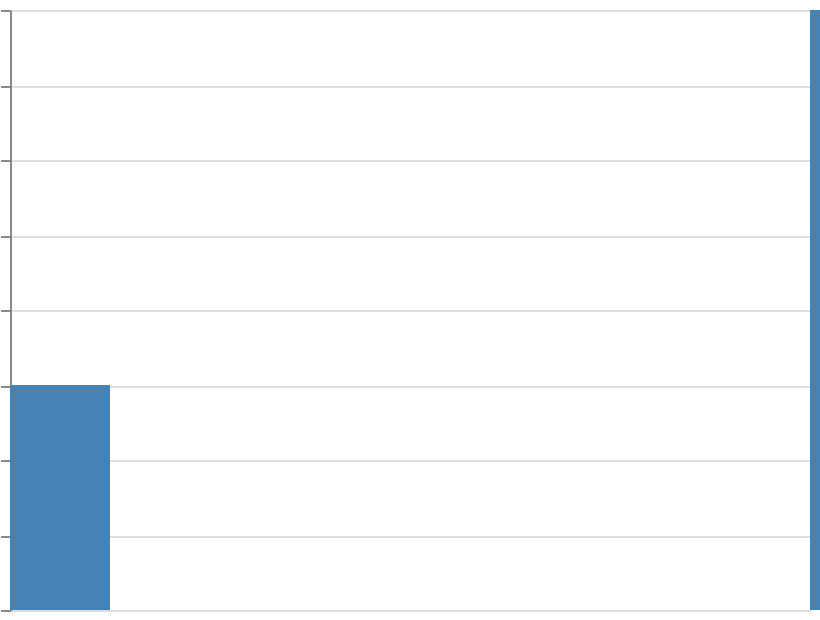

The specification (Vega-Lite) saved for this image:
### Vega specification from a JSON file in a GitHub repository (floating-point values rounded to 4 significant figures)
{"$schema": "https://vega.github.io/schema/vega/v6.json", "width": 400, "height": 300, "padding": 5, "autosize": "none", "data": [{"name": "table", "values": [{"cat": "Banana", "val": 3}, {"cat": "Apple", "val": 5}, {"cat": "Cherry", "val": 2}, {"cat": "Date", "val": 8}]}], "scales": [{"name": "x", "type": "ordinal", "domain": {"data": "table", "field": "cat", "sort": {"field": "val", "order": "descending"}}, "range": "width"}, {"name": "y", "type": "linear", "domain": {"data": "table", "field": "val"}, "range": [{"signal": "height"}, 0], "zero": true, "nice": true}], "marks": [{"type": "rect", "from": {"data": "table"}, "encode": {"update": {"x": {"scale": "x", "field": "cat"}, "width": {"value": 50}, "y": {"scale": "y", "field": "val"}, "y2": {"scale": "y", "value": 0}, "fill": {"value": "steelblue"}}}}], "axes": [{"scale": "y", "orient": "left", "grid": true, "labels": false}]}
